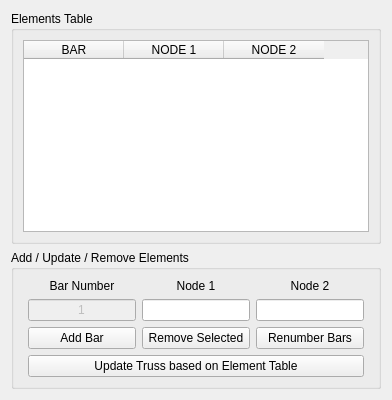
         <widget class="QWidget" name="Elements_Tab">
          <attribute name="title">
           <string>Elements</string>
          </attribute>
          <layout class="QHBoxLayout" name="horizontalLayout_5">
           <item>
            <layout class="QVBoxLayout" name="verticalLayout_3" stretch="2,0">
             <item>
              <widget class="QGroupBox" name="groupBox_3">
               <property name="title">
                <string>Elements Table</string>
               </property>
               <layout class="QVBoxLayout" name="verticalLayout_4">
                <item>
                 <widget class="QTableWidget" name="Element_Table_Widget">
                  <property name="editTriggers">
                   <set>QAbstractItemView::AllEditTriggers</set>
                  </property>
                  <property name="alternatingRowColors">
                   <bool>true</bool>
                  </property>
                  <property name="sortingEnabled">
                   <bool>false</bool>
                  </property>
                  <property name="rowCount">
                   <number>0</number>
                  </property>
                  <column>
                   <property name="text">
                    <string>BAR</string>
                   </property>
                   <property name="textAlignment">
                    <set>AlignCenter</set>
                   </property>
                  </column>
                  <column>
                   <property name="text">
                    <string>NODE 1</string>
                   </property>
                   <property name="textAlignment">
                    <set>AlignCenter</set>
                   </property>
                  </column>
                  <column>
                   <property name="text">
                    <string>NODE 2</string>
                   </property>
                   <property name="textAlignment">
                    <set>AlignCenter</set>
                   </property>
                  </column>
                 </widget>
                </item>
               </layout>
              </widget>
             </item>
             <item>
              <widget class="QGroupBox" name="groupBox_4">
               <property name="title">
                <string>Add / Update / Remove Elements</string>
               </property>
               <layout class="QHBoxLayout" name="horizontalLayout_6">
                <item>
                 <layout class="QGridLayout" name="Add_Remove_Bars_Grid">
                  <property name="leftMargin">
                   <number>5</number>
                  </property>
                  <property name="rightMargin">
                   <number>5</number>
                  </property>
                  <item row="2" column="0">
                   <widget class="QPushButton" name="Add_Bar_Button">
                    <property name="sizePolicy">
                     <sizepolicy hsizetype="Minimum" vsizetype="Expanding">
                      <horstretch>0</horstretch>
                      <verstretch>0</verstretch>
                     </sizepolicy>
                    </property>
                    <property name="text">
                     <string>Add Bar</string>
                    </property>
                   </widget>
                  </item>
                  <item row="0" column="1">
                   <widget class="QLabel" name="Node_1_Label">
                    <property name="text">
                     <string>Node 1</string>
                    </property>
                    <property name="alignment">
                     <set>Qt::AlignCenter</set>
                    </property>
                   </widget>
                  </item>
                  <item row="1" column="0">
                   <widget class="QLineEdit" name="Bar_Number_LEdit">
                    <property name="enabled">
                     <bool>false</bool>
                    </property>
                    <property name="text">
                     <string>1</string>
                    </property>
                    <property name="alignment">
                     <set>Qt::AlignCenter</set>
                    </property>
                   </widget>
                  </item>
                  <item row="2" column="2">
                   <widget class="QPushButton" name="Renumber_Bar_Button">
                    <property name="text">
                     <string>Renumber Bars</string>
                    </property>
                   </widget>
                  </item>
                  <item row="1" column="1">
                   <widget class="QLineEdit" name="Node_1_LEdit">
                    <property name="alignment">
                     <set>Qt::AlignCenter</set>
                    </property>
                   </widget>
                  </item>
                  <item row="2" column="1">
                   <widget class="QPushButton" name="Remove_Bar_Button">
                    <property name="sizePolicy">
                     <sizepolicy hsizetype="Minimum" vsizetype="Expanding">
                      <horstretch>0</horstretch>
                      <verstretch>0</verstretch>
                     </sizepolicy>
                    </property>
                    <property name="text">
                     <string>Remove Selected</string>
                    </property>
                   </widget>
                  </item>
                  <item row="0" column="0">
                   <widget class="QLabel" name="Bar_Number_Label">
                    <property name="text">
                     <string>Bar Number</string>
                    </property>
                    <property name="alignment">
                     <set>Qt::AlignCenter</set>
                    </property>
                   </widget>
                  </item>
                  <item row="0" column="2">
                   <widget class="QLabel" name="Node_2_Label">
                    <property name="text">
                     <string>Node 2</string>
                    </property>
                    <property name="alignment">
                     <set>Qt::AlignCenter</set>
                    </property>
                   </widget>
                  </item>
                  <item row="1" column="2">
                   <widget class="QLineEdit" name="Node_2_LEdit">
                    <property name="alignment">
                     <set>Qt::AlignCenter</set>
                    </property>
                   </widget>
                  </item>
                  <item row="3" column="0" colspan="3">
                   <widget class="QPushButton" name="Update_Truss_Elements_Button">
                    <property name="text">
                     <string>Update Truss based on Element Table</string>
                    </property>
                   </widget>
                  </item>
                 </layout>
                </item>
               </layout>
              </widget>
             </item>
            </layout>
           </item>
          </layout>
         </widget>
